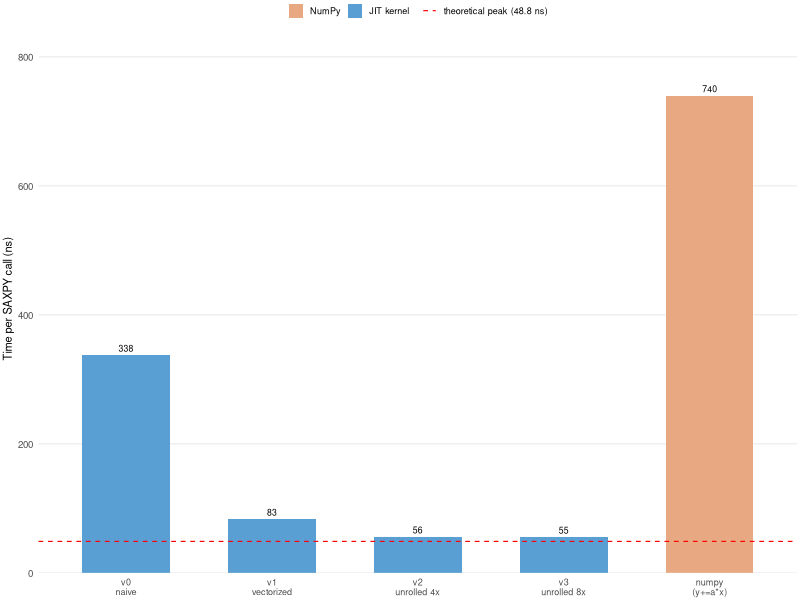

This chart was generated by the following R code:
## ---- chunk 1
knitr::opts_chunk$set(echo=FALSE, warning=FALSE, message=FALSE,
                      fig.width=3.4, fig.height=2.4, fig.align="center",
                      out.width="\\columnwidth", fig.pos="H")
library(ggplot2); library(tibble); library(dplyr)

theme_paper <- theme_minimal(base_size=9) +
  theme(panel.grid.minor=element_blank(), panel.grid.major.x=element_blank(),
        plot.title=element_text(size=9, face="bold"),
        axis.title=element_text(size=8), axis.text=element_text(size=7),
        plot.margin=margin(2,2,2,2))

N <- 1024
vlbl <- c("v0\nnaive","v1\nvectorized","v2\nunrolled 4x","v3\nunrolled 8x","numpy\n(y+=a*x)")
saxpy <- tibble(
  variant = factor(vlbl, levels=vlbl),
  label = c("v0_naive","v1_vectorized","v2_unrolled_4x","v3_unrolled_8x","numpy (y+=a*x)"),
  time_ns = c(337.5, 83.0, 55.8, 55.4, 739.9),
  is_jit = c(TRUE, TRUE, TRUE, TRUE, FALSE)
) %>% mutate(gflops = 2*N / (time_ns/1e9) / 1e9,
             bw_gbs = 3*N*4 / (time_ns/1e9) / 1e9,
             speedup_np = time_ns[variant == "numpy\n(y+=a*x)"] / time_ns)
## ---- chunk 2
ggplot(saxpy, aes(variant, time_ns, fill=is_jit)) +
  geom_col(width=0.6) +
  geom_hline(aes(yintercept=48.8, linetype="theoretical peak (48.8 ns)"), color="red", linewidth=0.4) +
  geom_text(aes(label=sprintf("%.0f", time_ns)), vjust=-0.5, size=2.2) +
  scale_fill_manual(values=c("TRUE"="#5a9fd4","FALSE"="#e8a882"),
                    labels=c("TRUE"="JIT kernel","FALSE"="NumPy"), name=NULL) +
  scale_linetype_manual(values="dashed", name=NULL) +
  scale_y_continuous(expand=expansion(mult=c(0, 0.15))) +
  labs(x=NULL, y="Time per SAXPY call (ns)") + theme_paper +
  theme(axis.text.x=element_text(size=6.5, lineheight=0.9),
        legend.position="top", legend.key.size=unit(0.4,"cm"),
        legend.text=element_text(size=6.5), legend.margin=margin(0,0,-5,0))
## ---- chunk 3
stab <- saxpy %>% transmute(
  Variant=label, `ns`=sprintf("%.1f",time_ns), `GFLOP/s`=sprintf("%.1f",gflops),
  `GB/s`=sprintf("%.1f",bw_gbs), `vs NumPy`=sprintf("%.1fx",speedup_np))
cat("\\begin{table}[H]\n\\centering\n\\resizebox{\\columnwidth}{!}{")
knitr::kable(stab, format="latex", booktabs=TRUE, align=c("l","r","r","r","r")) %>% cat()
cat("}\n\\caption{SAXPY performance ($N{=}1024$, \\texttt{float32}, Apple Silicon).}\n\\end{table}")
## ---- chunk 4
peak <- tibble(Resource=c("NEON exec units","Load ports","Store ports"),
               `Per cycle`=c(4,3,2), `SAXPY (per 4 elems)`=c("1 FMA","2 loads","1 store"))
cat("\\begin{table}[H]\n\\centering\n\\resizebox{\\columnwidth}{!}{")
knitr::kable(peak, format="latex", booktabs=TRUE, align=c("l","c","c")) %>% cat()
cat("}\n\\caption{Apple Silicon P-core NEON resource constraints per cycle.}\n\\end{table}")
